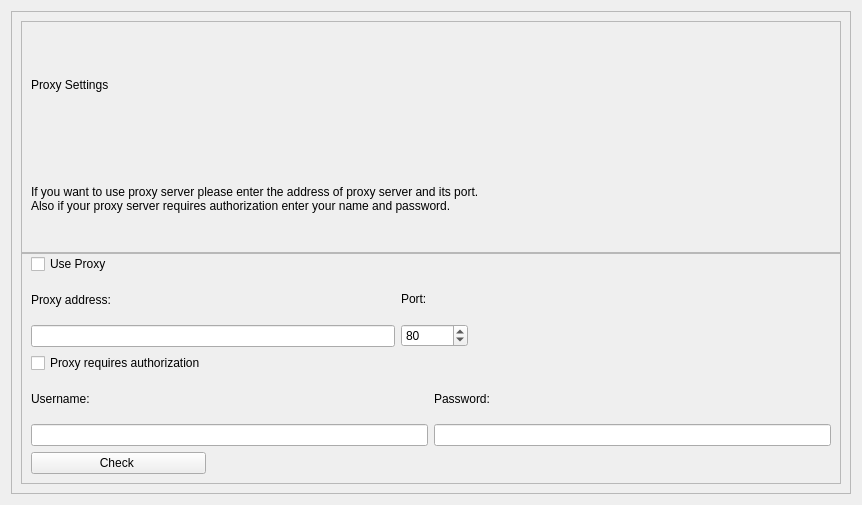
<?xml version="1.0" encoding="UTF-8"?>
<ui version="4.0">
 <class>ProxySettingsDialog</class>
 <widget class="QWidget" name="ProxySettingsDialog">
  <property name="geometry">
   <rect>
    <x>0</x>
    <y>0</y>
    <width>862</width>
    <height>505</height>
   </rect>
  </property>
  <property name="windowTitle">
   <string>Proxy Settings</string>
  </property>
  <layout class="QVBoxLayout" name="verticalLayout_6">
   <item>
    <widget class="QFrame" name="mainSettingsFrame">
     <property name="frameShape">
      <enum>QFrame::StyledPanel</enum>
     </property>
     <property name="frameShadow">
      <enum>QFrame::Raised</enum>
     </property>
     <layout class="QVBoxLayout" name="verticalLayout_5">
      <property name="spacing">
       <number>0</number>
      </property>
      <item>
       <widget class="QFrame" name="headerFrame">
        <property name="minimumSize">
         <size>
          <width>0</width>
          <height>0</height>
         </size>
        </property>
        <property name="maximumSize">
         <size>
          <width>16777215</width>
          <height>16777215</height>
         </size>
        </property>
        <property name="frameShape">
         <enum>QFrame::StyledPanel</enum>
        </property>
        <property name="frameShadow">
         <enum>QFrame::Raised</enum>
        </property>
        <layout class="QVBoxLayout" name="verticalLayout_7">
         <property name="bottomMargin">
          <number>0</number>
         </property>
         <item>
          <widget class="QLabel" name="headerName">
           <property name="text">
            <string>Proxy Settings</string>
           </property>
          </widget>
         </item>
         <item>
          <widget class="QLabel" name="text">
           <property name="text">
            <string>If you want to use proxy server please enter the address of proxy server and its port.
Also if your proxy server requires authorization enter your name and password.</string>
           </property>
          </widget>
         </item>
        </layout>
       </widget>
      </item>
      <item>
       <widget class="QFrame" name="settingsFrame">
        <property name="frameShape">
         <enum>QFrame::StyledPanel</enum>
        </property>
        <property name="frameShadow">
         <enum>QFrame::Raised</enum>
        </property>
        <layout class="QGridLayout" name="gridLayout">
         <property name="topMargin">
          <number>0</number>
         </property>
         <item row="4" column="0">
          <widget class="QPushButton" name="pushButton">
           <property name="text">
            <string>Check </string>
           </property>
          </widget>
         </item>
         <item row="2" column="0">
          <widget class="QCheckBox" name="proxyNeedAuthorizationCheckBox">
           <property name="text">
            <string>Proxy requires authorization</string>
           </property>
          </widget>
         </item>
         <item row="0" column="0">
          <widget class="QCheckBox" name="useProxyCheckBox">
           <property name="text">
            <string>Use Proxy</string>
           </property>
          </widget>
         </item>
         <item row="4" column="1">
          <spacer name="horizontalSpacer_2">
           <property name="orientation">
            <enum>Qt::Horizontal</enum>
           </property>
           <property name="sizeHint" stdset="0">
            <size>
             <width>40</width>
             <height>20</height>
            </size>
           </property>
          </spacer>
         </item>
         <item row="3" column="0" colspan="2">
          <layout class="QHBoxLayout" name="horizontalLayout_2">
           <item>
            <layout class="QVBoxLayout" name="verticalLayout_3">
             <item>
              <widget class="QLabel" name="label_3">
               <property name="text">
                <string>Username:</string>
               </property>
              </widget>
             </item>
             <item>
              <widget class="QLineEdit" name="usernameLineEdit"/>
             </item>
            </layout>
           </item>
           <item>
            <layout class="QVBoxLayout" name="verticalLayout_4">
             <item>
              <widget class="QLabel" name="label_4">
               <property name="text">
                <string>Password:</string>
               </property>
              </widget>
             </item>
             <item>
              <widget class="QLineEdit" name="passwordLineEdit"/>
             </item>
            </layout>
           </item>
          </layout>
         </item>
         <item row="1" column="0" colspan="2">
          <layout class="QHBoxLayout" name="horizontalLayout">
           <item>
            <layout class="QVBoxLayout" name="verticalLayout">
             <item>
              <widget class="QLabel" name="label">
               <property name="text">
                <string>Proxy address:</string>
               </property>
              </widget>
             </item>
             <item>
              <widget class="QLineEdit" name="proxyAddressLineEdit"/>
             </item>
            </layout>
           </item>
           <item>
            <layout class="QVBoxLayout" name="verticalLayout_2">
             <item>
              <widget class="QLabel" name="label_2">
               <property name="text">
                <string>Port:</string>
               </property>
              </widget>
             </item>
             <item>
              <widget class="QSpinBox" name="portSpinBox">
               <property name="maximum">
                <number>999999999</number>
               </property>
               <property name="value">
                <number>80</number>
               </property>
              </widget>
             </item>
            </layout>
           </item>
           <item>
            <spacer name="horizontalSpacer">
             <property name="orientation">
              <enum>Qt::Horizontal</enum>
             </property>
             <property name="sizeHint" stdset="0">
              <size>
               <width>40</width>
               <height>20</height>
              </size>
             </property>
            </spacer>
           </item>
          </layout>
         </item>
        </layout>
       </widget>
      </item>
     </layout>
    </widget>
   </item>
  </layout>
 </widget>
 <resources/>
 <connections/>
</ui>
